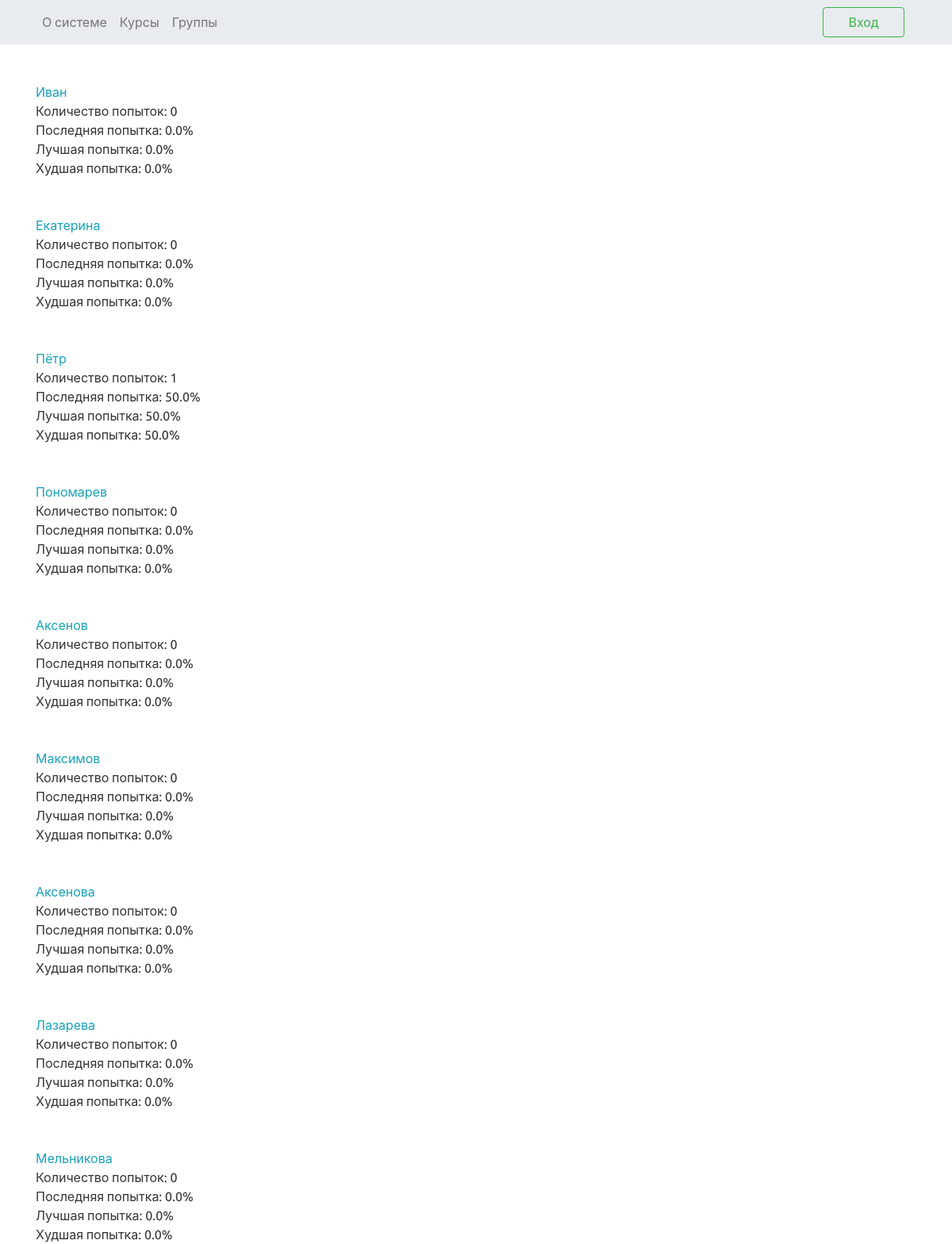
The page /check_group_full_stat/п_н_p_1 on the database its author committed.
### learn_app/models.py (models this page shows, shortened)
class User(AbstractUser):
    avatar = models.ImageField(null=True, blank=True, upload_to='media', verbose_name='Аватарка', default='media/default.png')
    user_type = models.ForeignKey(UserType, on_delete=models.CASCADE, null=True, verbose_name='Тип пользвателя')
    username = models.TextField(verbose_name='Имя пользователя', unique=True)
    description = models.TextField(null=True, verbose_name='О себе')
    first_name = models.TextField(verbose_name='Имя')
    last_name = models.TextField(verbose_name='Фамилия')
    score = models.IntegerField(default=0, verbose_name='Балл')
    def __init__(self, *args, **kwargs):
        super(User, self).__init__(*args, **kwargs)
        self._meta.get_field('password').verbose_name = 'Пароль'
    def get_absolute_url(self):
        return reverse('user_detail_url', kwargs={'username': self.username})

### learn_app/views.py (the view)
# urls.py: path('check_group_full_stat/<str:name>', view.check_group_full_stat,
def check_group_full_stat(request, name):
    group = get_object_or_404(Group, name__iexact=name)
    course = group.course
    print(course)
    print(group.name)
    user_groups = list(UserGroup.objects.filter(group=group))
    students = {}
    for user_group in user_groups:
        student = get_object_or_404(User, id__iexact=user_group.user.id)
        students[student] = student.score
    test_student = {}
    for student in students:
        print(student.username)
        tests = TestResult.objects.filter(user=student, course=course)
        print(tests)
        print(TestResult.objects.all()[0].course)
        tries_count = TestResult.objects.filter(user=student, course=course).annotate(tries=Count('user'))
        try:
            last_try = TestResult.objects.filter(user=student, course=course).latest('date')
        except ObjectDoesNotExist:
            test_student[student] = {'number_of_tries': 0,
                                     'last_try': 0,
                                     'best_try': 0,
                                     'worst_try': 0}
        else:
            answers = UserAnswer.objects.filter(test=last_try)
            last_try_count = 0
            for answer in answers:
                question = Question.objects.get(id=answer.question.id)
                right_answer = question.right_answer
                if right_answer == answer.answer:
                    last_try_count += 1
            scores = []
            for test in tests:
                count_right_answers = 0
                answers = UserAnswer.objects.filter(test=test)
                for answer in answers:
                    question = Question.objects.get(id=answer.question.id)
                    right_answer = question.right_answer
                    if right_answer == answer.answer:
                        count_right_answers += 1
                scores.append(count_right_answers)
            test_student[student] = {'number_of_tries': len(tries_count),
                                     'last_try': last_try_count,
                                     'best_try': max(scores),
                                     'worst_try': min(scores),
                                     }
    return render(request, 'group_full_stat.html', context={'tests': test_student})

### learn_app/models.py (called while the page is built)
    def __str__(self):
        return self.name

### templates/group_full_stat.html
{% extends 'base.html' %}
{% block content %}
    {% load static %}
    <link rel="stylesheet" type="text/css" href="{% static 'index.css' %}">
    {% load mathfilters %}
        {% for student, tests in tests.items %}
        <div class="mt-5">
            <a href ="{{ student.get_absolute_url }}" class="mt-5 text-info">{{ student.first_name }}</a>
            <div>Количество попыток: {{ tests.number_of_tries }}</div>
            <div>Последняя попытка: {{ tests.last_try |div:2 |mul:100}}%</div>
            <div>Лучшая попытка: {{ tests.best_try |div:2 |mul:100 }}%</div>
            <div>Худшая попытка: {{ tests.worst_try |div:2 |mul:100 }}%</div>
        </div>
        {% endfor %}
    </div>
{% endblock %}

### easy_learn/static/index.css (style rules this page uses)
* { padding: 0px; margin: 0px; }

### rows shown on the page
User: first_name "Иван", number_of_tries "0", last_try|div "0.0", best_try|div "0.0", worst_try|div "0.0"
User: first_name "Екатерина", number_of_tries "0", last_try|div "0.0", best_try|div "0.0", worst_try|div "0.0"
User: first_name "Пётр", number_of_tries "1", last_try|div "50.0", best_try|div "50.0", worst_try|div "50.0"
User: first_name "Пономарев", number_of_tries "0", last_try|div "0.0", best_try|div "0.0", worst_try|div "0.0"
User: first_name "Аксенов", number_of_tries "0", last_try|div "0.0", best_try|div "0.0", worst_try|div "0.0"
User: first_name "Максимов", number_of_tries "0", last_try|div "0.0", best_try|div "0.0", worst_try|div "0.0"
User: first_name "Аксенова", number_of_tries "0", last_try|div "0.0", best_try|div "0.0", worst_try|div "0.0"
User: first_name "Лазарева", number_of_tries "0", last_try|div "0.0", best_try|div "0.0", worst_try|div "0.0"
User: first_name "Мельникова", number_of_tries "0", last_try|div "0.0", best_try|div "0.0", worst_try|div "0.0"
